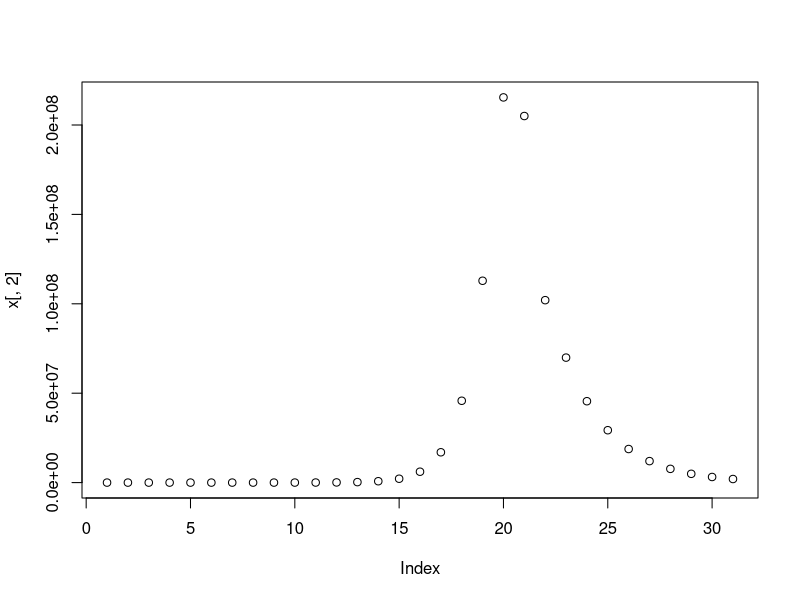
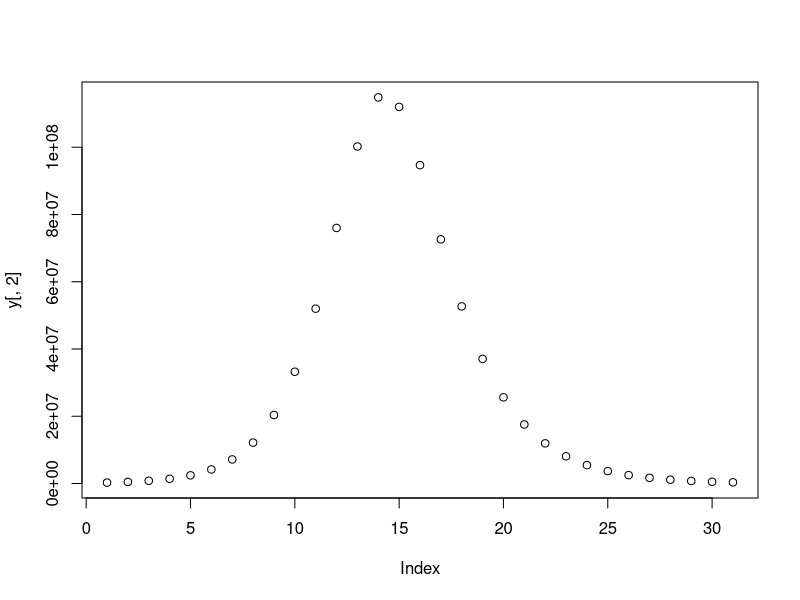
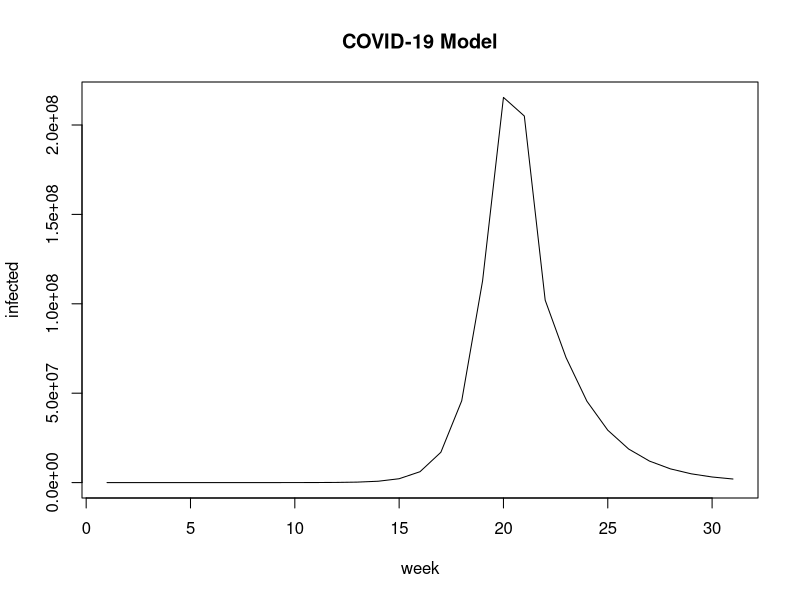
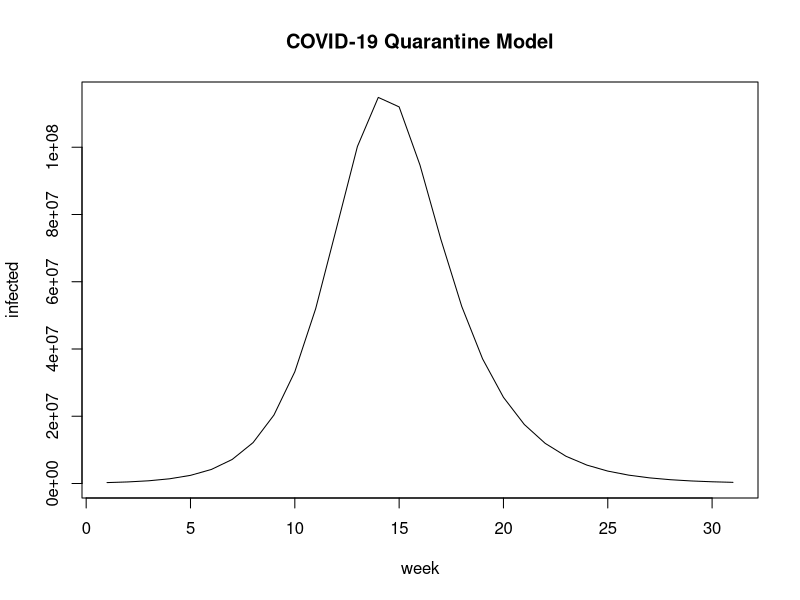

Write R code to recreate these figures, in order.
##################
#CorOnAViRUs
##################
#FACTS from research
#First reported US case is January 22nd
#Last date for case numbers is April 1st
#Our model will look to fit these two dates case numbers
#starts at 1 patient, then goes to 213,144 cases by April first 
#United States Population (when writing) 330,534,135
#virus incubates for 5.2 days before showing symptoms, however...
#people are able to 'shed' the virus and infect others before they show symptoms, basically as soon as getting sick
#infected individuals typically are symptomatic for 2 weeks, so they have the disease for 2.74 weeks
#virus has an r naught r0=2.38 in perfect conditions, every sick person infects 2.38 healthy people
#novel virus meaning no immunity to this virus, 100% of population is susceptible to catching it
#we will model using
#x[1]=susceptible
#x[2]=infected
#x[3]=recovered
#x[4]=dead

#ASSUMPTIONS
#Only person to person contact can transmit the disease
#this means we are assuming the coronavirus can only live on hosts, not surfaces
#initially we are assuming no quarantine measures
#we also assume r0 of 2.2 based on Early Transmission Dynamics article and research
#we will model this disease weekly, each interval of time is one week passing
#the last assumption is that all cases originated from one infected individual, our 'patient zero'

#MODEL:
#alpha is the interaction coefficient. By making it equal to 
#2.2*1/330534135, when it is multiplied by our initial x[1] of the US population and x[2]
#which is one sick person, it equals 2.2 new cases which is exactly what we want
alpha=2.2*1/330534135
#beta is the recovery coefficient. By making it equal to the percentage of people who
#recover 96.6% and dividing by the amount of weeks they have the disease (2.74), we have a recovery rate percentage per week
beta=.966/2.74
#omega is the death coefficient. 3.4% of people who contract coronavirus statistically will die.
#we are setting omega equal to .034 divided by the amount of time it takes for the average patient to recover (2.74 weeks)
#because the infected individuals will be infected for more than one week so we must divide our death percentage
#by the time it takes people to either recover or die so that our model does not predict an unrealistic death statistic
omega=.034/2.74
f=function(x){c(-alpha*x[1]*x[2],alpha*x[1]*x[2]-beta*x[2]-omega*x[2],beta*x[2],omega*x[2])}
x0=c(330534135,1,0,0)
#below, the path and norm commands are adapted for a 4 variable system so we can model accurately
norm2 = function(v){sqrt(v[1]^2+v[2]^2+v[3]^2+v[4]^2)}
path = function(f,x0,deltat=0.01,N=1000,tol=1E-4){
  points=matrix(0,ncol=4)
  points[1,] = x0
  n = 0
  p = c(1,1,1,1)
  while(norm2(p)>tol & n<N){
    n=n+1
    p = f(x0)*deltat
    x0=x0+p
    points = rbind(points,x0)
  }
  
  rownames(points)=0:n
  return(points)
}
#the command below runs 19 weeks of supposed spread, and puts the peak at 19 weeks
x=path(f,x0,deltat=1,N=30,tol=1)
print(x)

#this plot gives the curve of the infected individuals with this disease
plot(x[,2])

#say quarantine measures were announced started right now for our model and 
#went into effect week 12. Then we use week 12 as our x0 and lower the alpha to 
#show how the r0 (number of people 1 infected individual can infect) would go down.
#We will arbitrarily say that this makes the virus 50% as infectious to give our new alpha.
alpha2=alpha/2;print(alpha2)
#the quarantine model is below
f=function(x){c(-alpha2*x[1]*x[2],alpha2*x[1]*x[2]-beta*x[2]-omega*x[2],beta*x[2],omega*x[2])}
x0=x[13,];print(x0)
y=path(f,x0,deltat=1,N=30,tol=1)
print(y)
plot(y[,2])
#this model makes week 13 the peak (to have the infected population in the 200,000s to depict the case number now)
#and dramatically shows how quarantine measures literally flatten the curve!
plot(x[,2],type="l",main="COVID-19 Model",ylab="infected",xlab="week")
plot(y[,2],type="l",main="COVID-19 Quarantine Model",ylab="infected",xlab="week")
